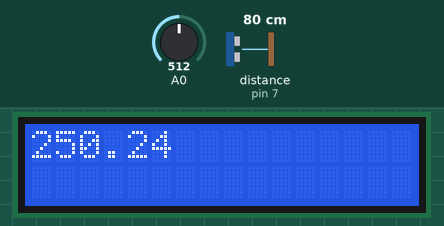
Simulated run of this sketch. Board: Arduino Uno, built with avr-gcc and run on an emulated ATmega328P. Shown: 16×2 character LCD. The inputs (shaded band) are chosen by the test bench; at power-on: A0 = 512, distance to the obstacle (sensor on pin 7) 80 cm. The echo pulse lasts 58.3 µs per cm.

Above: at 1.2 s.
1.3 s: A0 set to 716
At 2.3 s:
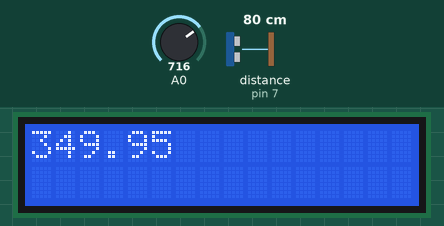
2.8 s: A0 set to 900
At 3.4 s:
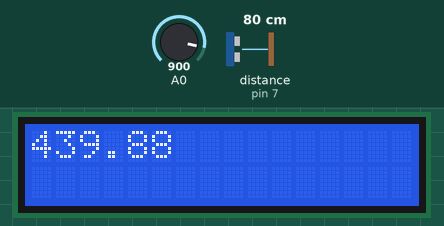
4.3 s: A0 set to 1023
At 5.7 s:
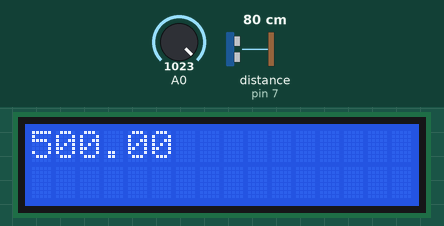
Timing chart, 0 to 7.3 s (numbered marks = the images above; inputs shaded):
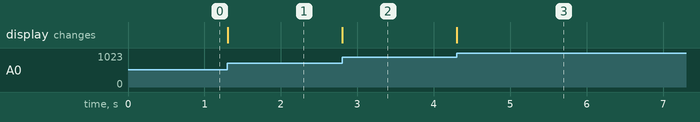

The sketch:

disladafs1.ino
```cpp
#include<LiquidCrystal.h>
int cm = 0;
LiquidCrystal lcd(12, 11, 5, 4, 3, 2);

long readUltrasonicDistance(int trigger, int echo){

    pinMode(trigger, OUTPUT);    digitalWrite(trigger, LOW);
    delayMicroseconds(2);

    digitalWrite(trigger, HIGH);
    delayMicroseconds(10);
    digitalWrite(trigger, LOW);
    pinMode(echo, INPUT);

    return pulseIn(echo, HIGH) * 0.01723;}

float leitortemperatura(){
    int sensor = analogRead(A0);
    float voltage = sensor * (5.0 / 1023.0);
    float temperatura = voltage * 100;

    return temperatura;}

void setup()
{
 lcd.begin(16, 2);
}

void loop()
{
  cm = readUltrasonicDistance(5, 7);
  float temperatura = leitortemperatura();

  lcd.setCursor(0,0);
  lcd.print(temperatura);


  }
```

Measured:
- after the input at 1.3 s, the display: changes at once (image 1)
- after the input at 2.8 s, the display: changes at once (image 2)
- after the input at 4.3 s, the display: changes at once (image 3)
